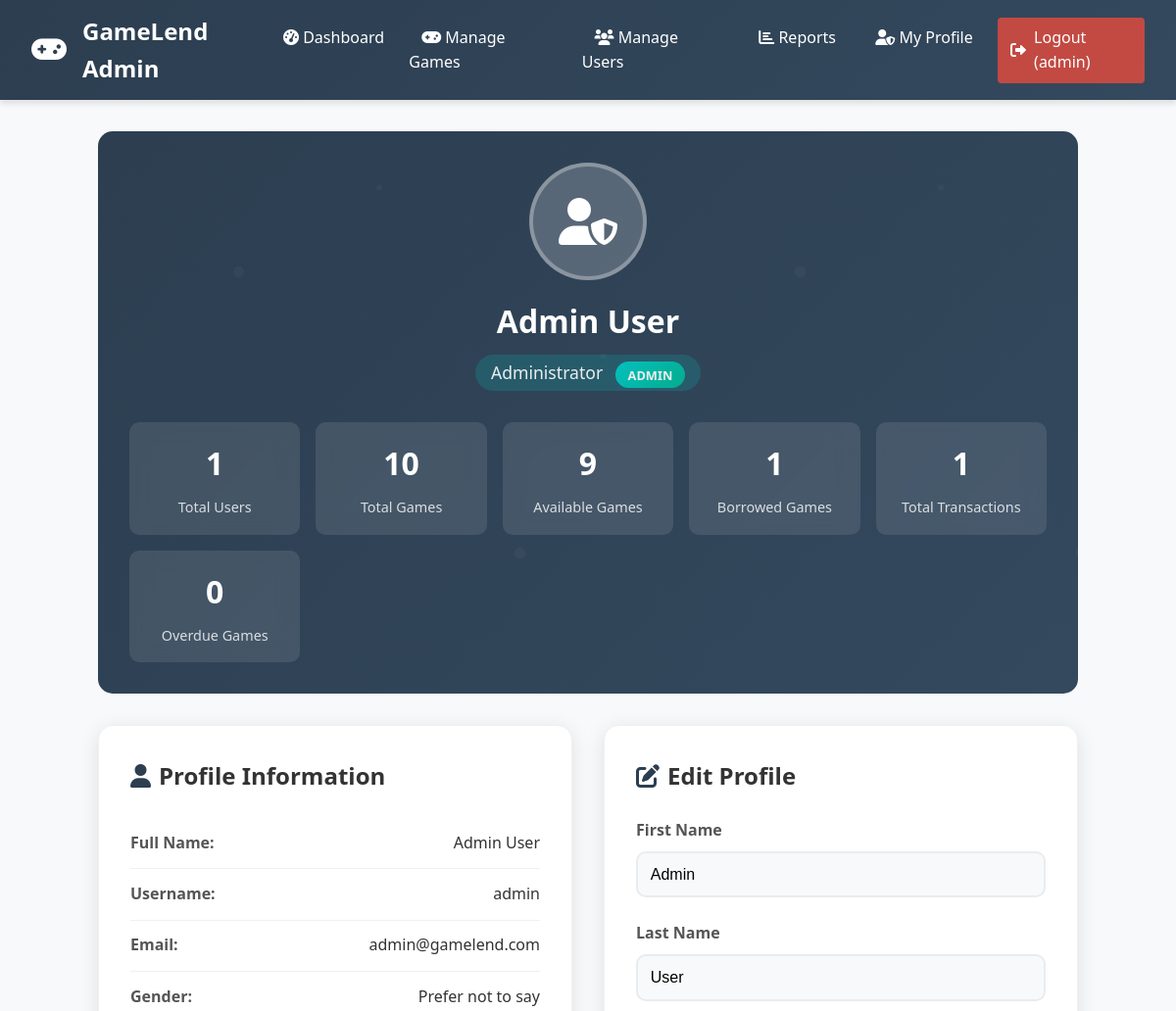
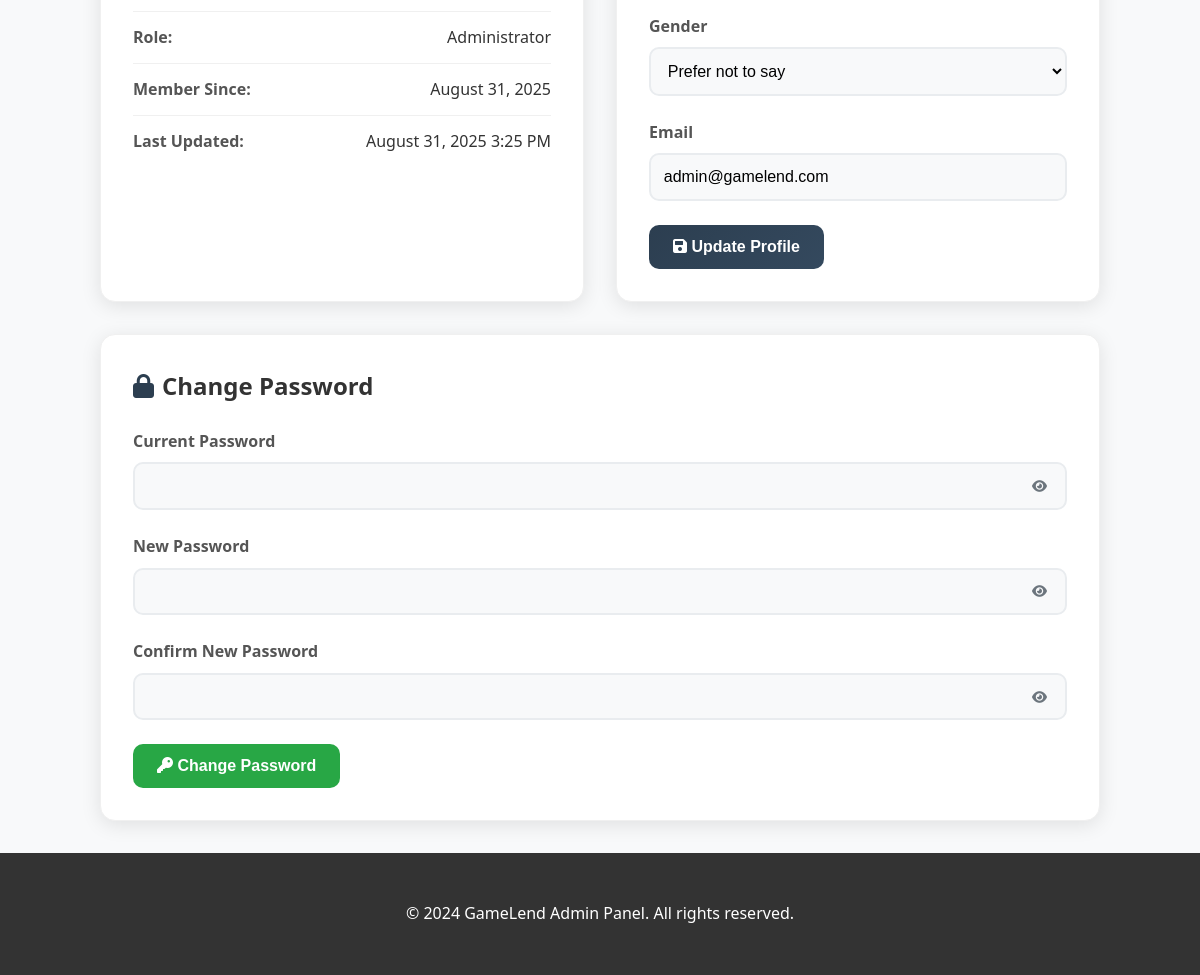
Screenshot of /admin/profile.php (signed in) with the database file from the repository (2 pictures, top to bottom).
### tables this page shows
CREATE TABLE `users` (
  `id` int(11) NOT NULL,
  `username` varchar(50) NOT NULL,
  `email` varchar(100) NOT NULL,
  `password` varchar(255) NOT NULL,
  `first_name` varchar(50) NOT NULL,
  `last_name` varchar(50) NOT NULL,
  `gender` enum('male','female','other','prefer_not_to_say') NOT NULL,
  `role` enum('admin','customer') DEFAULT 'customer',
  `created_at` timestamp NOT NULL DEFAULT current_timestamp(),
  `updated_at` timestamp NOT NULL DEFAULT current_timestamp() ON UPDATE current_timestamp()
);

### admin/profile.php (the view, shortened to what this page needs)
<?php
require_once '../db/db_connect.php';
$user_id = $_SESSION['user_id'];
$stmt = $pdo->prepare("SELECT * FROM users WHERE id = ?");
$stmt->execute([$user_id]);
$user = $stmt->fetch();
$stats = [];
$stmt = $pdo->query("SELECT COUNT(*) as count FROM users WHERE role = 'customer'");
$stats['total_users'] = $stmt->fetch()['count'];
$stmt = $pdo->query("SELECT COUNT(*) as count FROM games");
$stats['total_games'] = $stmt->fetch()['count'];
$stmt = $pdo->query("SELECT COUNT(*) as count FROM games WHERE status = 'available'");
$stats['available_games'] = $stmt->fetch()['count'];
$stmt = $pdo->query("SELECT COUNT(*) as count FROM games WHERE status = 'borrowed'");
$stats['borrowed_games'] = $stmt->fetch()['count'];
$stmt = $pdo->query("SELECT COUNT(*) as count FROM borrow_transactions");
$stats['total_transactions'] = $stmt->fetch()['count'];
$stmt = $pdo->query("SELECT COUNT(*) as count FROM borrow_transactions
                     WHERE status = 'borrowed' AND borrow_date < DATE_SUB(NOW(), INTERVAL 14 DAY)");
$stats['overdue_games'] = $stmt->fetch()['count'];
include 'includes/admin_header.php';
?>
<div class="profile-container">
    <div class="profile-header">
        <div class="profile-avatar">
            <i class="fas fa-user-shield"></i>
        </div>
        <h1 class="profile-name"><?php echo htmlspecialchars($user['first_name'] . ' ' . $user['last_name']); ?></h1>
        <p class="profile-role">Administrator <span class="admin-badge">ADMIN</span></p>
        <div class="profile-stats">
            <div class="stat-card">
                <div class="stat-number"><?php echo $stats['total_users']; ?></div>
                <div class="stat-label">Total Users</div>
            </div>
            <div class="stat-card">
                <div class="stat-number"><?php echo $stats['total_games']; ?></div>
                <div class="stat-label">Total Games</div>
            </div>
            <div class="stat-card">
                <div class="stat-number"><?php echo $stats['available_games']; ?></div>
                <div class="stat-label">Available Games</div>
            </div>
            <div class="stat-card">
                <div class="stat-number"><?php echo $stats['borrowed_games']; ?></div>
                <div class="stat-label">Borrowed Games</div>
            </div>
            <div class="stat-card">
                <div class="stat-number"><?php echo $stats['total_transactions']; ?></div>
                <div class="stat-label">Total Transactions</div>
            </div>
            <div class="stat-card">
                <div class="stat-number"><?php echo $stats['overdue_games']; ?></div>
                <div class="stat-label">Overdue Games</div>
            </div>
        </div>
    </div>
    <div class="profile-content">
        <div class="profile-section">
            <h2 class="section-title">
                <i class="fas fa-user"></i>
                Profile Information
            </h2>
            <div class="info-item">
                <span class="info-label">Full Name:</span>
                <span class="info-value"><?php echo htmlspecialchars($user['first_name'] . ' ' . $user['last_name']); ?></span>
            </div>
            <div class="info-item">
                <span class="info-label">Username:</span>
                <span class="info-value"><?php echo htmlspecialchars($user['username']); ?></span>
            </div>
            <div class="info-item">
                <span class="info-label">Email:</span>
                <span class="info-value"><?php echo htmlspecialchars($user['email']); ?></span>
            </div>
            <div class="info-item">
                <span class="info-label">Gender:</span>
                <span class="info-value"><?php echo ucfirst(str_replace('_', ' ', $user['gender'])); ?></span>
            </div>
            <div class="info-item">
                <span class="info-label">Role:</span>
                <span class="info-value">Administrator</span>
            </div>
            <div class="info-item">
                <span class="info-label">Member Since:</span>
                <span class="info-value"><?php echo date('F j, Y', strtotime($user['created_at'])); ?></span>
            </div>
            <div class="info-item">
                <span class="info-label">Last Updated:</span>
                <span class="info-value"><?php echo date('F j, Y g:i A', strtotime($user['updated_at'])); ?></span>
            </div>
        </div>
        <div class="profile-section">
            <h2 class="section-title">
                <i class="fas fa-edit"></i>
                Edit Profile
            </h2>
            <form method="POST">
                <div class="form-group">
                    <label for="first_name" class="form-label">First Name</label>
                    <input type="text" id="first_name" name="first_name" class="form-control"
                           value="<?php echo htmlspecialchars($user['first_name']); ?>" required>
                </div>
                <div class="form-group">
                    <label for="last_name" class="form-label">Last Name</label>
                    <input type="text" id="last_name" name="last_name" class="form-control"
                           value="<?php echo htmlspecialchars($user['last_name']); ?>" required>
                </div>
                <div class="form-group">
                    <label for="gender" class="form-label">Gender</label>
                    <select id="gender" name="gender" class="form-control" required>
                        <option value="prefer_not_to_say" <?php echo $user['gender'] === 'prefer_not_to_say' ? 'selected' : ''; ?>>Prefer not to say</option>
                    </select>
                </div>
                <div class="form-group">
                    <label for="email" class="form-label">Email</label>
                    <input type="email" id="email" name="email" class="form-control"
                           value="<?php echo htmlspecialchars($user['email']); ?>" required>
                </div>
                <button type="submit" class="btn btn-primary">
                    <i class="fas fa-save"></i> Update Profile
                </button>
            </form>
        </div>
    </div>
    <div class="profile-section" style="margin-top: 2rem;">
        <h2 class="section-title">
            <i class="fas fa-lock"></i>
            Change Password
        </h2>
        <form method="POST">
            <div class="form-group">
                <label for="current_password" class="form-label">Current Password</label>
                <div class="password-container">
                    <input type="password" id="current_password" name="current_password" class="form-control" required>
                    <button type="button" class="toggle-password" onclick="togglePasswordVisibility('current_password')">
                        <i class="fas fa-eye"></i>
                    </button>
                </div>
            </div>
            <div class="form-group">
                <label for="new_password" class="form-label">New Password</label>
                <div class="password-container">
                    <input type="password" id="new_password" name="new_password" class="form-control" required>
                    <button type="button" class="toggle-password" onclick="togglePasswordVisibility('new_password')">
                        <i class="fas fa-eye"></i>
                    </button>
                </div>
            </div>
            <div class="form-group">
                <label for="confirm_password" class="form-label">Confirm New Password</label>
                <div class="password-container">
                    <input type="password" id="confirm_password" name="confirm_password" class="form-control" required>
                    <button type="button" class="toggle-password" onclick="togglePasswordVisibility('confirm_password')">
                        <i class="fas fa-eye"></i>
                    </button>
                </div>
            </div>
            <button type="submit" class="btn btn-success">
                <i class="fas fa-key"></i> Change Password
            </button>
        </form>
    </div>
</div>
<?php include 'includes/admin_footer.php'; ?>

### assets/css/style.css (style rules this page uses)
* { margin: 0; padding: 0; box-sizing: border-box; }
body { font-family: 'Segoe UI', Tahoma, Geneva, Verdana, sans-serif; line-height: 1.6; color: #333; background-color: #f8f9fa; }
.form-group { margin-bottom: 1.5rem; }
.form-label { display: block; margin-bottom: 0.5rem; font-weight: 600; color: #555; }
.form-control { width: 100%; padding: 0.75rem; border: 2px solid #ddd; border-radius: 5px; font-size: 1rem; transition: border-color 0.3s; }
.btn { display: inline-block; padding: 0.75rem 1.5rem; border: none; border-radius: 5px; font-size: 1rem; font-weight: 600; text-decoration: none; cursor: pointer; transition: all 0.3s; text-align: center; }
.btn-primary { background: linear-gradient(135deg, #667eea 0%, #764ba2 100%); color: white; }
.btn-success { background: #28a745; color: white; }

### admin/includes/admin_header.php (style rules this page uses)
:root { --primary: #6c5ce7; --primary-dark: #5649c9; --secondary: #00cec9; --dark: #2d3436; --light: #f5f6fa; --gray: #dfe6e9; --shadow: 0 4px 6px rgba(0, 0, 0, 0.1); --transition: all 0.3s ease; }
* { margin: 0; padding: 0; box-sizing: border-box; }
body { font-family: 'Segoe UI', Tahoma, Geneva, Verdana, sans-serif; background-color: #f8f9fa; color: var(--dark); line-height: 1.6; }
.admin-badge { background: var(--secondary); color: var(--dark); padding: 0.2rem 0.5rem; border-radius: 12px; font-size: 0.8rem; font-weight: bold; margin-left: 0.5rem; }

### rows the page displays
users: first_name+last_name "Admin User", username "admin", email "admin@gamelend.com", gender "Prefer not to say", created_at "August 31, 2025", updated_at "August 31, 2025 3:25 PM", first_name "Admin", last_name "User"

### other values shown
$_SESSION['username'] "admin"
$stats['total_users'] "1"
$stats['total_games'] "10"
$stats['available_games'] "9"
$stats['borrowed_games'] "1"
$stats['total_transactions'] "1"
$stats['overdue_games'] "0"
